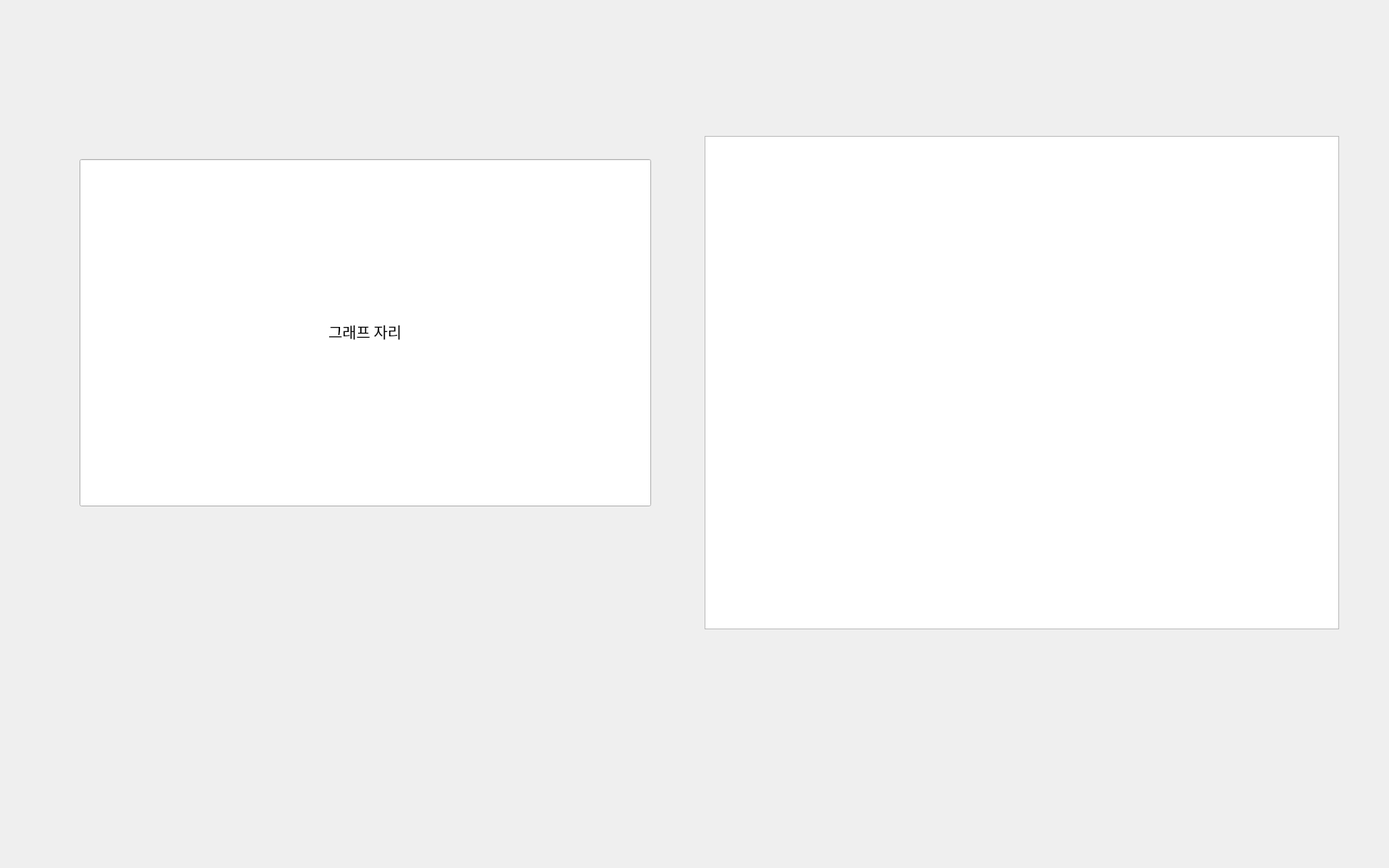
<?xml version="1.0" encoding="UTF-8"?>
<ui version="4.0">
 <class>MainWindow</class>
 <widget class="QMainWindow" name="MainWindow">
  <property name="geometry">
   <rect>
    <x>0</x>
    <y>0</y>
    <width>1920</width>
    <height>1200</height>
   </rect>
  </property>
  <property name="sizePolicy">
   <sizepolicy hsizetype="Maximum" vsizetype="Maximum">
    <horstretch>0</horstretch>
    <verstretch>0</verstretch>
   </sizepolicy>
  </property>
  <property name="maximumSize">
   <size>
    <width>1920</width>
    <height>1200</height>
   </size>
  </property>
  <property name="font">
   <font>
    <family>Malgun Gothic</family>
    <pointsize>16</pointsize>
   </font>
  </property>
  <property name="focusPolicy">
   <enum>Qt::FocusPolicy::NoFocus</enum>
  </property>
  <property name="windowTitle">
   <string>Digital Olfaction Solution</string>
  </property>
  <property name="styleSheet">
   <string notr="true"/>
  </property>
  <widget class="QWidget" name="centralwidget">
   <widget class="QPushButton" name="ui_menu_btn_quit">
    <property name="geometry">
     <rect>
      <x>1807</x>
      <y>13</y>
      <width>96</width>
      <height>96</height>
     </rect>
    </property>
    <property name="sizePolicy">
     <sizepolicy hsizetype="Preferred" vsizetype="Preferred">
      <horstretch>0</horstretch>
      <verstretch>0</verstretch>
     </sizepolicy>
    </property>
    <property name="minimumSize">
     <size>
      <width>40</width>
      <height>40</height>
     </size>
    </property>
    <property name="maximumSize">
     <size>
      <width>16777215</width>
      <height>16777215</height>
     </size>
    </property>
    <property name="font">
     <font>
      <family>Malgun Gothic</family>
      <pointsize>12</pointsize>
     </font>
    </property>
    <property name="styleSheet">
     <string notr="true">QPushButton{
	background-image : url(./ui/images/common/btn_logout.png);
	border : 0px;
}

QPushButton::hover{
	background-image : url(./ui/images/common/btn_logout_over.png);
	border : 0px;
}</string>
    </property>
    <property name="text">
     <string/>
    </property>
   </widget>
   <widget class="QLabel" name="label_background">
    <property name="geometry">
     <rect>
      <x>0</x>
      <y>0</y>
      <width>1920</width>
      <height>1200</height>
     </rect>
    </property>
    <property name="font">
     <font>
      <family>Malgun Gothic</family>
      <pointsize>16</pointsize>
      <bold>false</bold>
     </font>
    </property>
    <property name="styleSheet">
     <string notr="true">QLabel{
	image : url(./ui/images/train_st/bg_result.png);
}&lt;?xml version=&quot;1.0&quot; encoding=&quot;UTF-8&quot;?&gt;
&lt;ui version=&quot;4.0&quot;&gt;
 &lt;widget name=&quot;__qt_fake_top_level&quot;&gt;
  &lt;widget class=&quot;QWidget&quot; name=&quot;widget&quot; native=&quot;true&quot;&gt;
   &lt;property name=&quot;geometry&quot;&gt;
    &lt;rect&gt;
     &lt;x&gt;580&lt;/x&gt;
     &lt;y&gt;750&lt;/y&gt;
     &lt;width&gt;320&lt;/width&gt;
     &lt;height&gt;65&lt;/height&gt;
    &lt;/rect&gt;
   &lt;/property&gt;
   &lt;layout class=&quot;QHBoxLayout&quot; name=&quot;horizontalLayout&quot; stretch=&quot;1,2,3,2,2&quot;&gt;
    &lt;item&gt;
     &lt;widget class=&quot;QLabel&quot; name=&quot;label_correctNumber_label1&quot;&gt;
      &lt;property name=&quot;font&quot;&gt;
       &lt;font&gt;
        &lt;pointsize&gt;25&lt;/pointsize&gt;
        &lt;weight&gt;50&lt;/weight&gt;
        &lt;italic&gt;false&lt;/italic&gt;
        &lt;bold&gt;false&lt;/bold&gt;
       &lt;/font&gt;
      &lt;/property&gt;
      &lt;property name=&quot;styleSheet&quot;&gt;
       &lt;string notr=&quot;true&quot;&gt;QLabel{
	font : 25pt;
	color : #205f76;
}&lt;/string&gt;
      &lt;/property&gt;
      &lt;property name=&quot;text&quot;&gt;
       &lt;string&gt;총&lt;/string&gt;
      &lt;/property&gt;
     &lt;/widget&gt;
    &lt;/item&gt;
    &lt;item&gt;
     &lt;widget class=&quot;QLabel&quot; name=&quot;label_totalNumber&quot;&gt;
      &lt;property name=&quot;font&quot;&gt;
       &lt;font&gt;
        &lt;pointsize&gt;25&lt;/pointsize&gt;
        &lt;weight&gt;50&lt;/weight&gt;
        &lt;italic&gt;false&lt;/italic&gt;
        &lt;bold&gt;false&lt;/bold&gt;
       &lt;/font&gt;
      &lt;/property&gt;
      &lt;property name=&quot;styleSheet&quot;&gt;
       &lt;string notr=&quot;true&quot;&gt;QLabel{
	font : 25pt;
	color : #205f76;
}&lt;/string&gt;
      &lt;/property&gt;
      &lt;property name=&quot;text&quot;&gt;
       &lt;string&gt;16&lt;/string&gt;
      &lt;/property&gt;
      &lt;property name=&quot;alignment&quot;&gt;
       &lt;set&gt;Qt::AlignRight|Qt::AlignTrailing|Qt::AlignVCenter&lt;/set&gt;
      &lt;/property&gt;
     &lt;/widget&gt;
    &lt;/item&gt;
    &lt;item&gt;
     &lt;widget class=&quot;QLabel&quot; name=&quot;label_correctNumber_label2&quot;&gt;
      &lt;property name=&quot;font&quot;&gt;
       &lt;font&gt;
        &lt;pointsize&gt;25&lt;/pointsize&gt;
        &lt;weight&gt;50&lt;/weight&gt;
        &lt;italic&gt;false&lt;/italic&gt;
        &lt;bold&gt;false&lt;/bold&gt;
       &lt;/font&gt;
      &lt;/property&gt;
      &lt;property name=&quot;styleSheet&quot;&gt;
       &lt;string notr=&quot;true&quot;&gt;QLabel{
	font : 25pt;
	color : #205f76;
}&lt;/string&gt;
      &lt;/property&gt;
      &lt;property name=&quot;text&quot;&gt;
       &lt;string&gt;문항 중&lt;/string&gt;
      &lt;/property&gt;
     &lt;/widget&gt;
    &lt;/item&gt;
    &lt;item&gt;
     &lt;widget class=&quot;QLabel&quot; name=&quot;label_correctNumber&quot;&gt;
      &lt;property name=&quot;font&quot;&gt;
       &lt;font&gt;
        &lt;pointsize&gt;25&lt;/pointsize&gt;
        &lt;weight&gt;50&lt;/weight&gt;
        &lt;italic&gt;false&lt;/italic&gt;
        &lt;bold&gt;false&lt;/bold&gt;
       &lt;/font&gt;
      &lt;/property&gt;
      &lt;property name=&quot;styleSheet&quot;&gt;
       &lt;string notr=&quot;true&quot;&gt;QLabel{
	font : 25pt;
	color : #205f76;
}&lt;/string&gt;
      &lt;/property&gt;
      &lt;property name=&quot;text&quot;&gt;
       &lt;string&gt;11&lt;/string&gt;
      &lt;/property&gt;
      &lt;property name=&quot;alignment&quot;&gt;
       &lt;set&gt;Qt::AlignRight|Qt::AlignTrailing|Qt::AlignVCenter&lt;/set&gt;
      &lt;/property&gt;
     &lt;/widget&gt;
    &lt;/item&gt;
    &lt;item&gt;
     &lt;widget class=&quot;QLabel&quot; name=&quot;label_correctNumber_label3&quot;&gt;
      &lt;property name=&quot;font&quot;&gt;
       &lt;font&gt;
        &lt;pointsize&gt;25&lt;/pointsize&gt;
        &lt;weight&gt;50&lt;/weight&gt;
        &lt;italic&gt;false&lt;/italic&gt;
        &lt;bold&gt;false&lt;/bold&gt;
       &lt;/font&gt;
      &lt;/property&gt;
      &lt;property name=&quot;styleSheet&quot;&gt;
       &lt;string notr=&quot;true&quot;&gt;QLabel{
	font : 25pt;
	color : #205f76;
}&lt;/string&gt;
      &lt;/property&gt;
      &lt;property name=&quot;text&quot;&gt;
       &lt;string&gt;문항&lt;/string&gt;
      &lt;/property&gt;
     &lt;/widget&gt;
    &lt;/item&gt;
   &lt;/layout&gt;
  &lt;/widget&gt;
  &lt;widget class=&quot;QWidget&quot; name=&quot;widget&quot; native=&quot;true&quot;&gt;
   &lt;property name=&quot;geometry&quot;&gt;
    &lt;rect&gt;
     &lt;x&gt;350&lt;/x&gt;
     &lt;y&gt;750&lt;/y&gt;
     &lt;width&gt;190&lt;/width&gt;
     &lt;height&gt;65&lt;/height&gt;
    &lt;/rect&gt;
   &lt;/property&gt;
   &lt;layout class=&quot;QHBoxLayout&quot; name=&quot;horizontalLayout_3&quot;&gt;
    &lt;item&gt;
     &lt;widget class=&quot;QLabel&quot; name=&quot;label_correctRate&quot;&gt;
      &lt;property name=&quot;sizePolicy&quot;&gt;
       &lt;sizepolicy hsizetype=&quot;Fixed&quot; vsizetype=&quot;Preferred&quot;&gt;
        &lt;horstretch&gt;0&lt;/horstretch&gt;
        &lt;verstretch&gt;0&lt;/verstretch&gt;
       &lt;/sizepolicy&gt;
      &lt;/property&gt;
      &lt;property name=&quot;font&quot;&gt;
       &lt;font&gt;
        &lt;pointsize&gt;36&lt;/pointsize&gt;
        &lt;weight&gt;50&lt;/weight&gt;
        &lt;italic&gt;false&lt;/italic&gt;
        &lt;bold&gt;false&lt;/bold&gt;
       &lt;/font&gt;
      &lt;/property&gt;
      &lt;property name=&quot;styleSheet&quot;&gt;
       &lt;string notr=&quot;true&quot;&gt;QLabel{
	font : 36pt;
	color : #205f76;
}&lt;/string&gt;
      &lt;/property&gt;
      &lt;property name=&quot;text&quot;&gt;
       &lt;string&gt;68.2&lt;/string&gt;
      &lt;/property&gt;
     &lt;/widget&gt;
    &lt;/item&gt;
    &lt;item&gt;
     &lt;widget class=&quot;QLabel&quot; name=&quot;label_correctRate_2&quot;&gt;
      &lt;property name=&quot;font&quot;&gt;
       &lt;font&gt;
        &lt;pointsize&gt;36&lt;/pointsize&gt;
        &lt;weight&gt;50&lt;/weight&gt;
        &lt;italic&gt;false&lt;/italic&gt;
        &lt;bold&gt;false&lt;/bold&gt;
       &lt;/font&gt;
      &lt;/property&gt;
      &lt;property name=&quot;styleSheet&quot;&gt;
       &lt;string notr=&quot;true&quot;&gt;QLabel{
	font : 36pt;
	color : #205f76;
}&lt;/string&gt;
      &lt;/property&gt;
      &lt;property name=&quot;text&quot;&gt;
       &lt;string&gt;%&lt;/string&gt;
      &lt;/property&gt;
     &lt;/widget&gt;
    &lt;/item&gt;
   &lt;/layout&gt;
  &lt;/widget&gt;
  &lt;widget class=&quot;QTableWidget&quot; name=&quot;resultTable&quot;&gt;
   &lt;property name=&quot;geometry&quot;&gt;
    &lt;rect&gt;
     &lt;x&gt;974&lt;/x&gt;
     &lt;y&gt;188&lt;/y&gt;
     &lt;width&gt;877&lt;/width&gt;
     &lt;height&gt;682&lt;/height&gt;
    &lt;/rect&gt;
   &lt;/property&gt;
   &lt;property name=&quot;sizePolicy&quot;&gt;
    &lt;sizepolicy hsizetype=&quot;Preferred&quot; vsizetype=&quot;Preferred&quot;&gt;
     &lt;horstretch&gt;0&lt;/horstretch&gt;
     &lt;verstretch&gt;0&lt;/verstretch&gt;
    &lt;/sizepolicy&gt;
   &lt;/property&gt;
   &lt;property name=&quot;font&quot;&gt;
    &lt;font&gt;
     &lt;pointsize&gt;20&lt;/pointsize&gt;
    &lt;/font&gt;
   &lt;/property&gt;
   &lt;property name=&quot;layoutDirection&quot;&gt;
    &lt;enum&gt;Qt::LeftToRight&lt;/enum&gt;
   &lt;/property&gt;
   &lt;property name=&quot;styleSheet&quot;&gt;
    &lt;string notr=&quot;true&quot;&gt;QHeaderView::section:horizontal { 
	color : #205f76; 
	font : 10pt;
	background-image : url(./ui/images/common/tb_header.png);
	border : 0px;
	border-right : 1px solid #8dbfc9;
}&lt;/string&gt;
   &lt;/property&gt;
   &lt;property name=&quot;gridStyle&quot;&gt;
    &lt;enum&gt;Qt::SolidLine&lt;/enum&gt;
   &lt;/property&gt;
   &lt;property name=&quot;rowCount&quot;&gt;
    &lt;number&gt;12&lt;/number&gt;
   &lt;/property&gt;
   &lt;property name=&quot;columnCount&quot;&gt;
    &lt;number&gt;8&lt;/number&gt;
   &lt;/property&gt;
   &lt;attribute name=&quot;horizontalHeaderCascadingSectionResizes&quot;&gt;
    &lt;bool&gt;false&lt;/bool&gt;
   &lt;/attribute&gt;
   &lt;attribute name=&quot;horizontalHeaderHighlightSections&quot;&gt;
    &lt;bool&gt;true&lt;/bool&gt;
   &lt;/attribute&gt;
   &lt;attribute name=&quot;horizontalHeaderShowSortIndicator&quot; stdset=&quot;0&quot;&gt;
    &lt;bool&gt;false&lt;/bool&gt;
   &lt;/attribute&gt;
   &lt;attribute name=&quot;horizontalHeaderStretchLastSection&quot;&gt;
    &lt;bool&gt;false&lt;/bool&gt;
   &lt;/attribute&gt;
   &lt;attribute name=&quot;verticalHeaderVisible&quot;&gt;
    &lt;bool&gt;false&lt;/bool&gt;
   &lt;/attribute&gt;
   &lt;attribute name=&quot;verticalHeaderHighlightSections&quot;&gt;
    &lt;bool&gt;true&lt;/bool&gt;
   &lt;/attribute&gt;
   &lt;attribute name=&quot;verticalHeaderMinimumSectionSize&quot;&gt;
    &lt;number&gt;30&lt;/number&gt;
   &lt;/attribute&gt;
   &lt;attribute name=&quot;verticalHeaderShowSortIndicator&quot; stdset=&quot;0&quot;&gt;
    &lt;bool&gt;false&lt;/bool&gt;
   &lt;/attribute&gt;
   &lt;attribute name=&quot;verticalHeaderStretchLastSection&quot;&gt;
    &lt;bool&gt;false&lt;/bool&gt;
   &lt;/attribute&gt;
   &lt;row/&gt;
   &lt;row/&gt;
   &lt;row/&gt;
   &lt;row/&gt;
   &lt;row/&gt;
   &lt;row/&gt;
   &lt;row/&gt;
   &lt;row/&gt;
   &lt;row/&gt;
   &lt;row/&gt;
   &lt;row/&gt;
   &lt;row/&gt;
   &lt;column/&gt;
   &lt;column/&gt;
   &lt;column/&gt;
   &lt;column/&gt;
   &lt;column/&gt;
   &lt;column/&gt;
   &lt;column/&gt;
   &lt;column/&gt;
  &lt;/widget&gt;
 &lt;/widget&gt;
 &lt;resources/&gt;
&lt;/ui&gt;
</string>
    </property>
    <property name="text">
     <string/>
    </property>
   </widget>
   <widget class="QTableWidget" name="resultTable">
    <property name="geometry">
     <rect>
      <x>974</x>
      <y>188</y>
      <width>877</width>
      <height>682</height>
     </rect>
    </property>
    <property name="sizePolicy">
     <sizepolicy hsizetype="Preferred" vsizetype="Preferred">
      <horstretch>0</horstretch>
      <verstretch>0</verstretch>
     </sizepolicy>
    </property>
    <property name="font">
     <font>
      <family>맑은 고딕</family>
      <pointsize>20</pointsize>
     </font>
    </property>
    <property name="layoutDirection">
     <enum>Qt::LayoutDirection::LeftToRight</enum>
    </property>
    <property name="styleSheet">
     <string notr="true">QTableView::item{
	border : 0px;
    border-bottom : 1px solid #8dbfc9;
	color : #205f76; 
	font : 20pt;
}

QTableView QTableCornerButton::section {
	background-image : url(./ui/images/common/tb_header.png);
	border : 0px;
	border-left : 1px solid qlineargradient(x1: 0, y1: 0, x2: 0, y2: 1,stop: 0 lightgray, stop: 0.4 white,stop: 1 white);
	border-right: 1px solid #8dbfc9;
}

QHeaderView::section:horizontal { 
	color : #205f76; 
	font : 20pt;
	background-image : url(./ui/images/common/tb_header.png);
	border : 0px;
	border-left : 1px solid qlineargradient(x1: 0, y1: 0, x2: 0, y2: 1,stop: 0 lightgray, stop: 0.4 white,stop: 1 white);
	border-right: 1px solid #8dbfc9;
}

QHeaderView::section:vertical { 
	color : #205f76; 
	font : 20pt;
	background-color : white;
	border : 0px;
	border-bottom : 1px solid #8dbfc9;
}

QHeaderView { 
	qproperty-defaultAlignment: AlignCenter; 
}

QTableView QTable{
	border-right : 1px solid #8dbfc9;
}</string>
    </property>
    <property name="showGrid">
     <bool>false</bool>
    </property>
    <property name="gridStyle">
     <enum>Qt::PenStyle::SolidLine</enum>
    </property>
    <property name="sortingEnabled">
     <bool>false</bool>
    </property>
    <property name="cornerButtonEnabled">
     <bool>true</bool>
    </property>
    <property name="rowCount">
     <number>0</number>
    </property>
    <property name="columnCount">
     <number>0</number>
    </property>
    <attribute name="horizontalHeaderCascadingSectionResizes">
     <bool>false</bool>
    </attribute>
    <attribute name="horizontalHeaderHighlightSections">
     <bool>true</bool>
    </attribute>
    <attribute name="horizontalHeaderShowSortIndicator" stdset="0">
     <bool>false</bool>
    </attribute>
    <attribute name="horizontalHeaderStretchLastSection">
     <bool>false</bool>
    </attribute>
    <attribute name="verticalHeaderVisible">
     <bool>true</bool>
    </attribute>
    <attribute name="verticalHeaderCascadingSectionResizes">
     <bool>false</bool>
    </attribute>
    <attribute name="verticalHeaderMinimumSectionSize">
     <number>50</number>
    </attribute>
    <attribute name="verticalHeaderDefaultSectionSize">
     <number>50</number>
    </attribute>
    <attribute name="verticalHeaderHighlightSections">
     <bool>false</bool>
    </attribute>
    <attribute name="verticalHeaderShowSortIndicator" stdset="0">
     <bool>false</bool>
    </attribute>
    <attribute name="verticalHeaderStretchLastSection">
     <bool>false</bool>
    </attribute>
   </widget>
   <widget class="QLineEdit" name="chartLocation">
    <property name="geometry">
     <rect>
      <x>110</x>
      <y>220</y>
      <width>790</width>
      <height>480</height>
     </rect>
    </property>
    <property name="text">
     <string>그래프 자리</string>
    </property>
    <property name="alignment">
     <set>Qt::AlignmentFlag::AlignCenter</set>
    </property>
   </widget>
   <widget class="QPushButton" name="pushButton_confirm">
    <property name="geometry">
     <rect>
      <x>800</x>
      <y>933</y>
      <width>320</width>
      <height>130</height>
     </rect>
    </property>
    <property name="font">
     <font>
      <family>Malgun Gothic</family>
      <pointsize>24</pointsize>
     </font>
    </property>
    <property name="styleSheet">
     <string notr="true">QPushButton{
	background-image : url(./ui/images/common_locale/btn_home.png);
	border : 0px;
}

QPushButton::hover{
	background-image : url(./ui/images/common_locale/btn_home_over.png);
	border : 0px;
}</string>
    </property>
    <property name="text">
     <string/>
    </property>
   </widget>
   <widget class="scentLineChartWidget" name="widgetChart" native="true">
    <property name="geometry">
     <rect>
      <x>110</x>
      <y>220</y>
      <width>791</width>
      <height>481</height>
     </rect>
    </property>
   </widget>
   <zorder>label_background</zorder>
   <zorder>ui_menu_btn_quit</zorder>
   <zorder>resultTable</zorder>
   <zorder>chartLocation</zorder>
   <zorder>pushButton_confirm</zorder>
   <zorder>widgetChart</zorder>
  </widget>
 </widget>
 <customwidgets>
  <customwidget>
   <class>scentLineChartWidget</class>
   <extends>QWidget</extends>
   <header>scentChartWidgetFile</header>
   <container>1</container>
  </customwidget>
 </customwidgets>
 <resources/>
 <connections/>
</ui>
